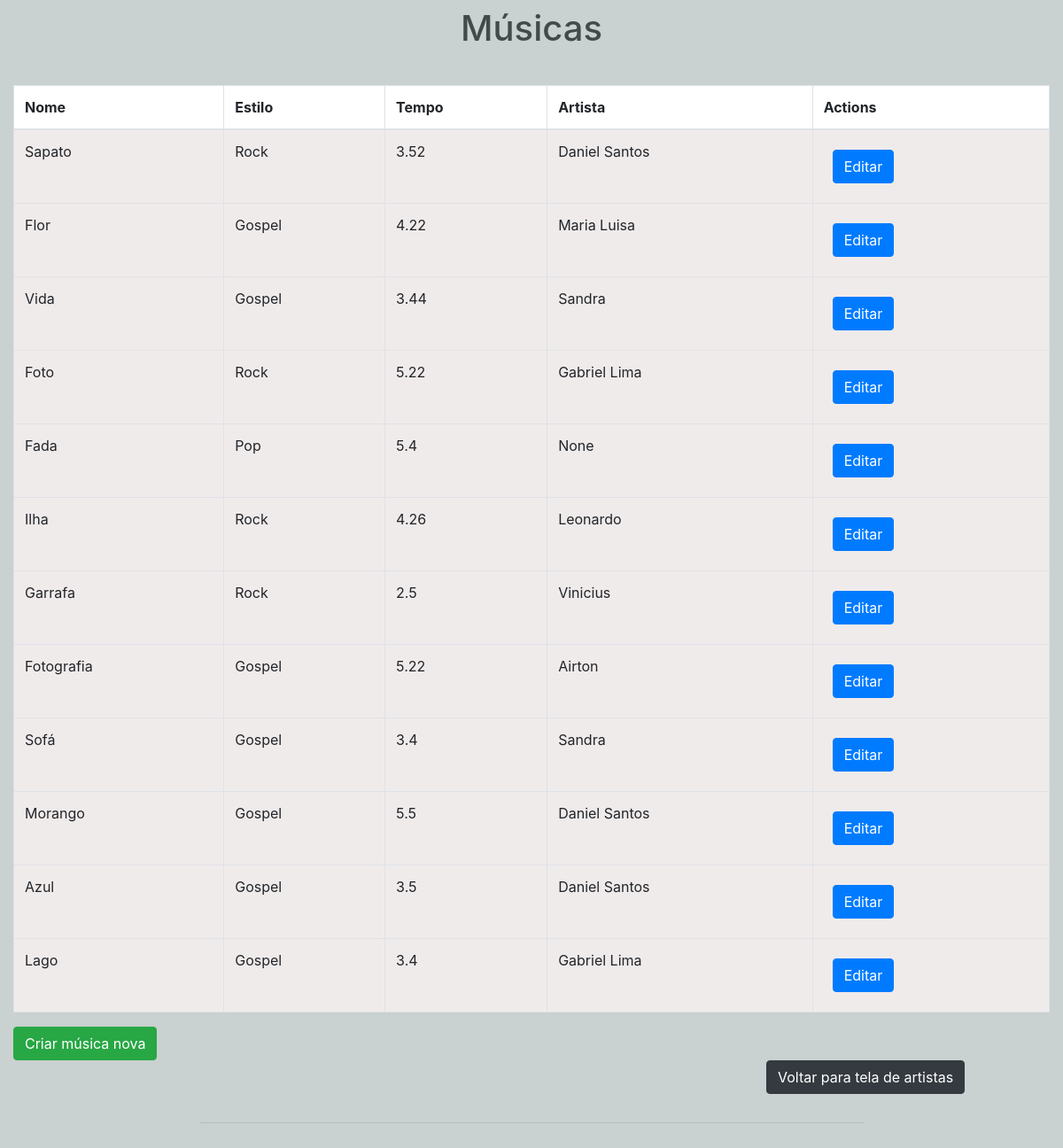
The app's page /musica.html with its own data.
### artista/models.py (models this page shows, shortened)
class Musica(models.Model):
    nome_musica = models.CharField(max_length=100)
    e = (
        ("Rock", "Rock"),
        ("Gospel", "Gospel"),
        ("Pop", "Pop"),
    )
    estilo = models.CharField(max_length=50, choices=e,default="Gospel")
    tempo_duracao = models.FloatField()
    artista = models.ForeignKey(Artista, on_delete=models.SET_NULL, null=True)

class Artista(models.Model):
    nome = models.CharField(max_length=100)
    tp = (
        ("Banda", "Banda"),
        ("Coral", "Coral"),
        ("Solo", "Solo"),
    )
    tipo_de_musica = models.CharField(max_length=30, choices=tp,default="Solo")
    quantidade_de_musicas_lancadas = models.IntegerField()
    ano_do_primeiro_lancamento = models.IntegerField()
    foto = models.ImageField(null=True, blank=True)
    def __str__(self):
        return self.nome

### artista/views.py (the view)
# urls.py: path('musica.html', list_musicas, name='list_musicas'),
def list_musicas(request):
    musicas = Musica.objects.all()
    return render(request, 'musica.html', {'musicas': musicas})

### artista/templates/musica.html
{% extends 'base.html' %}
{% load crispy_forms_tags %}
{% block head %}
<h1 class="mt-2">Músicas</h1>
<div class="container">
    <div class="row">
        <table class="table table-bordered">
            <thead>
            <tr>
                <th scope="col">Nome</th>
                <th scope="col">Estilo</th>
                <th scope="col">Tempo</th>
                <th scope="col">Artista</th>
                <th scope="col">Actions</th>
            </tr>
            </thead>
            <tfoot>
                {% for musica in musicas %}
            <tr>
                <td>{{ musica.nome_musica }}</td>
                <td>{{ musica.estilo }}</td>
                <td>{{ musica.tempo_duracao }}</td>
                <td>{{ musica.artista }}</td>
                <td><a class="btn btn-primary" href="{% url 'editar_musica' musica.id %}">Editar</a></td>
            </tr>
            {% endfor %}
            </tfoot>
        </table>
        <a class="btn btn-success" href="{% url 'create_musica' %}">Criar música nova</a>
        <a class="btn btn-dark" href="{% url 'list_artista' %}">Voltar para tela de artistas</a>
        {% endblock %}

### artista/templates/base.html (style rules this page uses)
body { background-color:#C9D1D1; }
h1 { color: #434A4A; text-align: center; }
.container { padding: 2rem 0rem; }
thead, tfoot { background-color: rgb(240, 235, 235); }
thead > tr > th { position: sticky; top: -1px; background-color: white; }
td > a { margin: 10px; }
.btn-dark { margin-left: 850px; }

### records on screen
Musica: nome_musica "Sapato", estilo "Rock", tempo_duracao "3.52", artista "Daniel Santos"
Musica: nome_musica "Flor", estilo "Gospel", tempo_duracao "4.22", artista "Maria Luisa"
Musica: nome_musica "Vida", estilo "Gospel", tempo_duracao "3.44", artista "Sandra"
Musica: nome_musica "Foto", estilo "Rock", tempo_duracao "5.22", artista "Gabriel Lima"
Musica: nome_musica "Fada", estilo "Pop", tempo_duracao "5.4", artista "None"
Musica: nome_musica "Ilha", estilo "Rock", tempo_duracao "4.26", artista "Leonardo"
Musica: nome_musica "Garrafa", estilo "Rock", tempo_duracao "2.5", artista "Vinicius"
Musica: nome_musica "Fotografia", estilo "Gospel", tempo_duracao "5.22", artista "Airton"
Musica: nome_musica "Sofá", estilo "Gospel", tempo_duracao "3.4", artista "Sandra"
Musica: nome_musica "Morango", estilo "Gospel", tempo_duracao "5.5", artista "Daniel Santos"
Musica: nome_musica "Azul", estilo "Gospel", tempo_duracao "3.5", artista "Daniel Santos"
Musica: nome_musica "Lago", estilo "Gospel", tempo_duracao "3.4", artista "Gabriel Lima"
